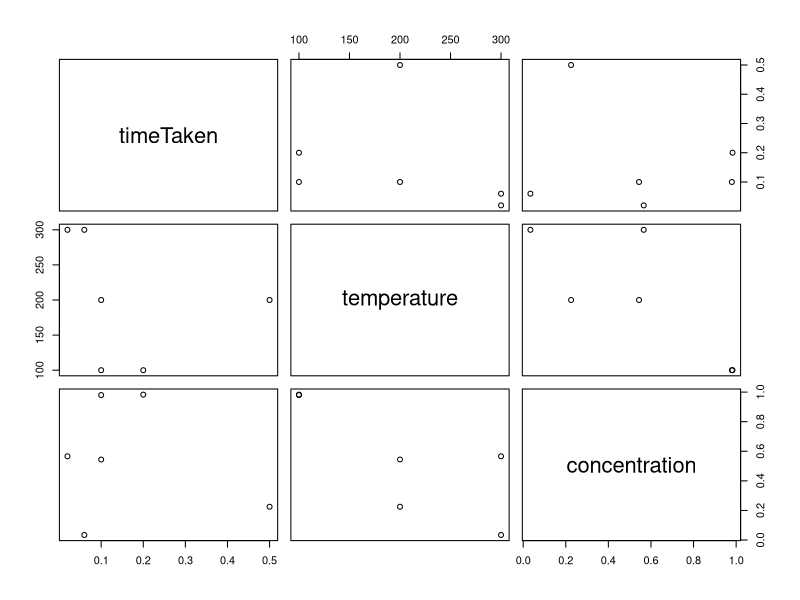

Generate this figure with R: (Note: this script raises an error after producing the figure.)
# # 25 January 2023
# a = c(1:5)
# b = c(2,3,4,5,7)
# c = c('CHE')
# 
# typeof(c)
# typeof(a)
# 
# cbind(a,b)
# cbind.data.frame(input = a, output = b)
# 
# # in case of a figure margins too large error, you make the plot area larger than initially
# # this is when RStudio is unable to render the plot in the Plot Window
# 
# m = matrix(c(1,2,3, 11, 12, 13), 
#            nrow = 2, ncol = 3, 
#            byrow = TRUE, 
#            dimnames = list(
#                         c("Data 1", "Data 2"), 
#                         c("C1", "C2", "C3"))
#            )
# 
# 
# # common statistical terms, and their usage on a vector
# hist(a)
# boxplot(a)
# mean(a)
# median(a)
# sd(a)
# 
# # Regression analysis
# 
# model1 = lm(b~a)
# anova(model1)


# Importing data from excel file

# 27 January 2023

# library(readxl)
# library(writexl)
# 
# # this is how we import a dataset from excel to a matrix in R
# data_final <- read_excel("ModSim/R/Data/Coffee_domestic_consumption.xlsx")
# 
# # to view a Data Set
# View(data_final)
# 
# # data_final[6:10, 4:5]
# # data_final[2:10, 6:12]
# 
# # extract a portion of the data, just for our convienence for training the dataset
# 
# data_training = data_final[1:30, ]
# write_xlsx(data_training, "ModSim/R/Data/New_data.xlsx")
# 
# # there is a pairs function which we can run on a data frame 
# # it will correlate  graphs between all variable pairs
# 
# # there is a cor function as well, which lists the correlation factor (r)
# # and tells the correlation factor among the variables
# 
# 
# mean(data_training$`1990/91`)
# 
# 
# # the 1990-91 data is the x axis, and the total domestic consumption 
# # will be the y axis
# plot(data_training$`1990/91`, data_training$Total_domestic_consumption, xlab = "1990 - 91", ylab = "Total Domestic Consumption")
# 
# 
# 
# model = lm(data_training$`1990/91` ~ data_training$`2019/20`)
# 
# expt_no = c(1:6)

timeTaken = c (0.1, 0.2, 0.1, 0.5, 0.02, 0.06)

temperature = c(100,100,200,200,300,300)

concentration = c(0.98, 0.983, 0.544, 0.225, 0.566, 0.034)

data = cbind(timeTaken, temperature, concentration)
dim(data)
summary(data)
pairs(data)
cor(data)

data[,1:2]

data[,1,3]


model1 = lm(concentration~temperature + timeTaken)
summary(model1)
concentrationPredicted = predict.lm(model1)

# to get the coefficients for the multivariable regression
coef(model1)


